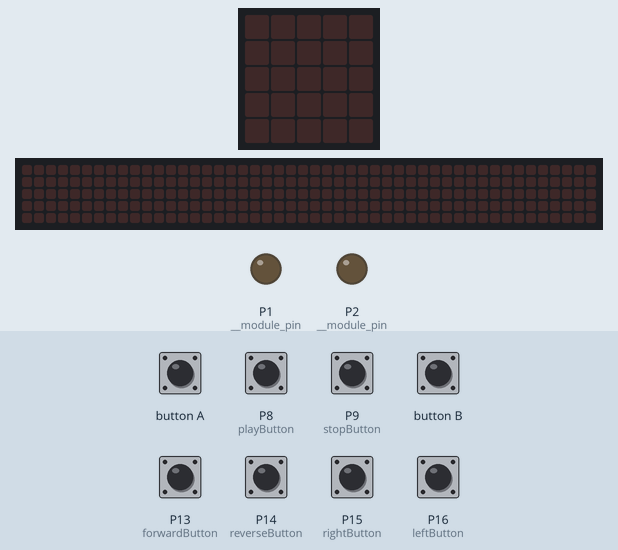
This program was run on a simulated BBC micro:bit running MicroPython. On the bench: the board's 5×5 LED display, a strip that is not on the board, showing the scrolling text unrolled, output pins drawn as LEDs (lit = HIGH). The test bench sets the inputs (shaded band); at power-on: P8 (playButton), P9 (stopButton), P13 (forwardButton), P14 (reverseButton), P15 (rightButton), P16 (leftButton) HIGH. A reset restarts the program; the 48×5 strip is a reading aid, not a part: it shows the text the display is scrolling, unrolled, one strip-width of it at a time.

Above: at 1.2 s.
1.3 s: P9 (stopButton) pulled LOW for 0.15 s
At 2.3 s:
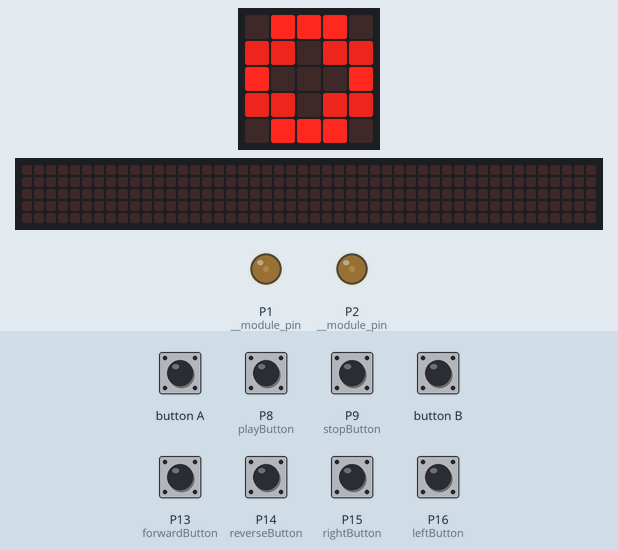
At 3.8 s:
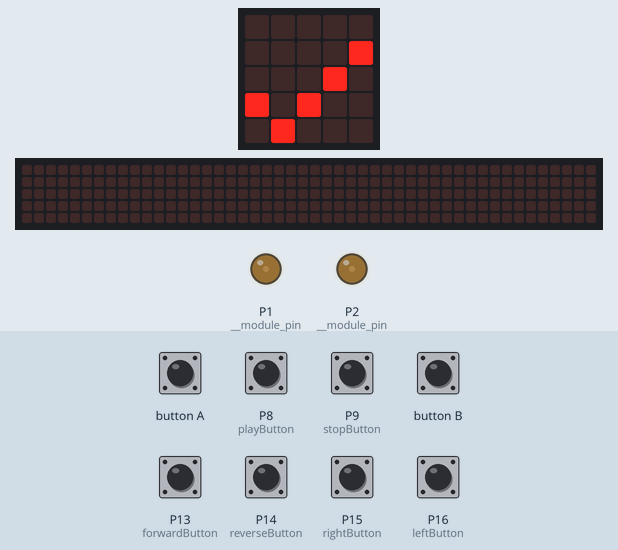
4.4 s: P8 (playButton) pulled LOW for 1 s
At 5.18 s:
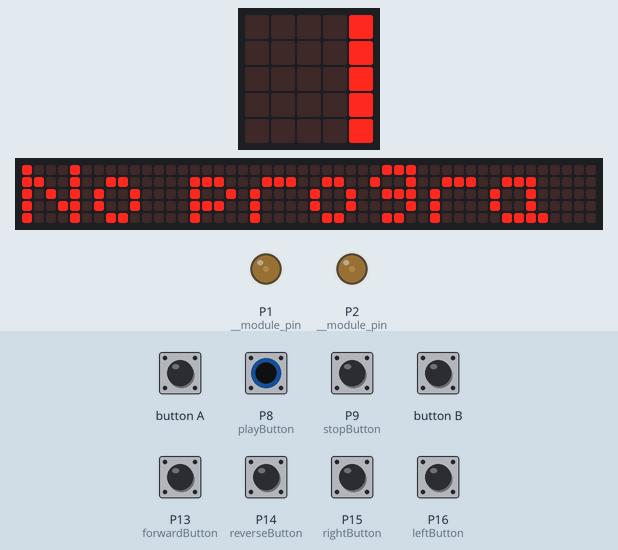
Timing chart, 0 to 7.4 s (numbered marks = the images above; inputs shaded):
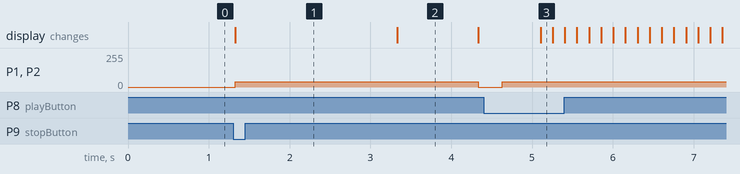

Measured:
- after the input at 1.3 s, P1 (__module_pin), P2 (__module_pin): 0/255 → 38/255 at once, → 0/255 3.0 s later; the display: changes at once (image 1)
- after the input at 4.4 s, the display: changes after 0.71 s (image 3)
- what the display in image 2 shows lasts 1.0 s, from 3.3 s to 4.3 s

The program:

dPadControl.py
```python
from microbit import *
import time
import machine

#using continuous servos as main driving mechanism, balancing without any encoders, use class:
#

class servoDrive(object):

    def __init__(self, left_wheel_pin=pin1, right_wheel_pin=pin2):

        i2c.init()
        self.__left_wheel_pin = left_wheel_pin
        self.__right_wheel_pin = right_wheel_pin
        self.__right_wheel_pin.set_analog_period(10)
        self.__left_wheel_pin.set_analog_period(10)
        self.__module_pin = pin0
        if self.__left_wheel_pin != pin1 and self.__right_wheel_pin != pin1:
            self.__module_pin = pin1
        if self.__left_wheel_pin != pin2 and self.__right_wheel_pin != pin2:
            self.__module_pin = pin2

    def set_motors_speed(self, left_wheel_speed: int, right_wheel_speed: int):

        if left_wheel_speed > 100 or left_wheel_speed < -100:
            raise ValueError('speed error,-100~100')
        if right_wheel_speed > 100 or right_wheel_speed < -100:
            raise ValueError('select motor error,1,2,3,4')
        if left_wheel_speed > 0:
            left_wheel_speed = ((left_wheel_speed - 0) *
                                (256 - 153.6)) / (100 - 0) + 153.6
            self.__left_wheel_pin.write_analog(left_wheel_speed)
        elif left_wheel_speed < 0:
            left_wheel_speed = ((left_wheel_speed - 0) *
                                (51.2 - 153.6)) / (-100 - 0) + 153.6
            self.__left_wheel_pin.write_analog(left_wheel_speed)
        else:
            self.__left_wheel_pin.write_analog(153.6)

        right_wheel_speed = right_wheel_speed * -1
        if right_wheel_speed > 0:
            right_wheel_speed = ((right_wheel_speed - 0)
                                 * (256 - 153.6)) / (100 - 0) + 153.6
            self.__right_wheel_pin.write_analog(right_wheel_speed)
        elif right_wheel_speed < 0:
            right_wheel_speed = ((right_wheel_speed - 0)
                                 * (51.2 - 153.6)) / (-100 - 0) + 153.6
            self.__right_wheel_pin.write_analog(right_wheel_speed)
        else:
            self.__right_wheel_pin.write_analog(153.6)

motorcomp = 84
forwardreverse = 1900

#specific motor control functions
def stop():
	motors1.set_motors_speed(0, 0)
	display.show(stopSign)
	sleep(1000)

def forward():
	motors1.set_motors_speed(100, motorcomp)
	display.show(Image.ARROW_N)
	sleep(forwardreverse) #one tire revolution
	stop()

def leftTurn():
	motors1.set_motors_speed(-100,motorcomp)
	display.show(Image.ARROW_W)
	sleep(880) #90 deg turn
	stop()

def rightTurn():
	motors1.set_motors_speed(100,-motorcomp)
	display.show(Image.ARROW_E)
	sleep(880)
	stop()

def reverse():
	motors1.set_motors_speed(-100,-motorcomp)
	display.show(Image.ARROW_S)
	sleep(forwardreverse)
	stop()

#custom symbols for LED display
stopSign = Image("09990:" "77077:" "90009:" "77077:" "09990:")
checkSymbol = Image("0000:" "00009:" "00090:" "90900:" "09000:")
#motor setup
motors1 = servoDrive(pin1, pin2)
#array to store directions when entered
recorded_button = []
i = 0
#pin assignments not interacting with MB buttons, i2c, or LED array on V2
stopButton = pin9
playButton = pin8
forwardButton = pin13
reverseButton = pin14
leftButton = pin16
rightButton = pin15


#pull up resistors on all pins
stopButton.set_pull(stopButton.PULL_UP)
playButton.set_pull(playButton.PULL_UP)
forwardButton.set_pull(forwardButton.PULL_UP)
reverseButton.set_pull(reverseButton.PULL_UP)
leftButton.set_pull(leftButton.PULL_UP)
rightButton.set_pull(rightButton.PULL_UP)

#setting initial button states for comparison of pressing
buttonState1 = 0
lastState1 = 0
buttonState2 = 0
lastState2 = 0
buttonState3 = 0
lastState3 = 0
buttonState4 = 0
lastState4 = 0

while True:
# read direction button states
	sleep(50)
#!!!need to condense into for loop for scanning!!
	buttonState1 = forwardButton.read_digital()
	buttonState2 = reverseButton.read_digital()
	buttonState3 = leftButton.read_digital()
	buttonState4 = rightButton.read_digital()
# pressing red button clears the program and stops the robot
	if stopButton.read_digital() == 0:
		sleep(20)
		stop()
		sleep(1000)
		del recorded_button[:]
		display.show(checkSymbol)
		sleep(1000)
		display.clear()
		reset()
# pressing pins to record each movement
# !!!need to condense into IPO function!!!
	elif buttonState1 != lastState1:
		if buttonState1 == 0:
			recorded_button.append(forward)
		sleep(50)
		lastState1 = buttonState1
	elif buttonState2 != lastState2:
		if buttonState2 == 0:
			recorded_button.append(reverse)
		sleep(50)
		lastState2 = buttonState2
	elif buttonState3 != lastState3:
		if buttonState3 == 0:
			recorded_button.append(leftTurn)
		sleep(50)
		lastState3 = buttonState3
	elif buttonState4 != lastState4:
		if buttonState4 == 0:
			recorded_button.append(rightTurn)
		sleep(50)
		lastState4 = buttonState4
# start the recorded program
	elif playButton.read_digital() == 0:
		sleep(20)
		if recorded_button != []:
			display.scroll("GO!")
			while i < len(recorded_button):
				recorded_button[i]()
				i = i + 1
			display.clear()
			del recorded_button[:]
			audio.play(Sound.TWINKLE)
			sleep(2000)
			reset() #!!!need to address reset issue and count button presses vs. reset!!!
		else:
			display.scroll("No program!")
```
